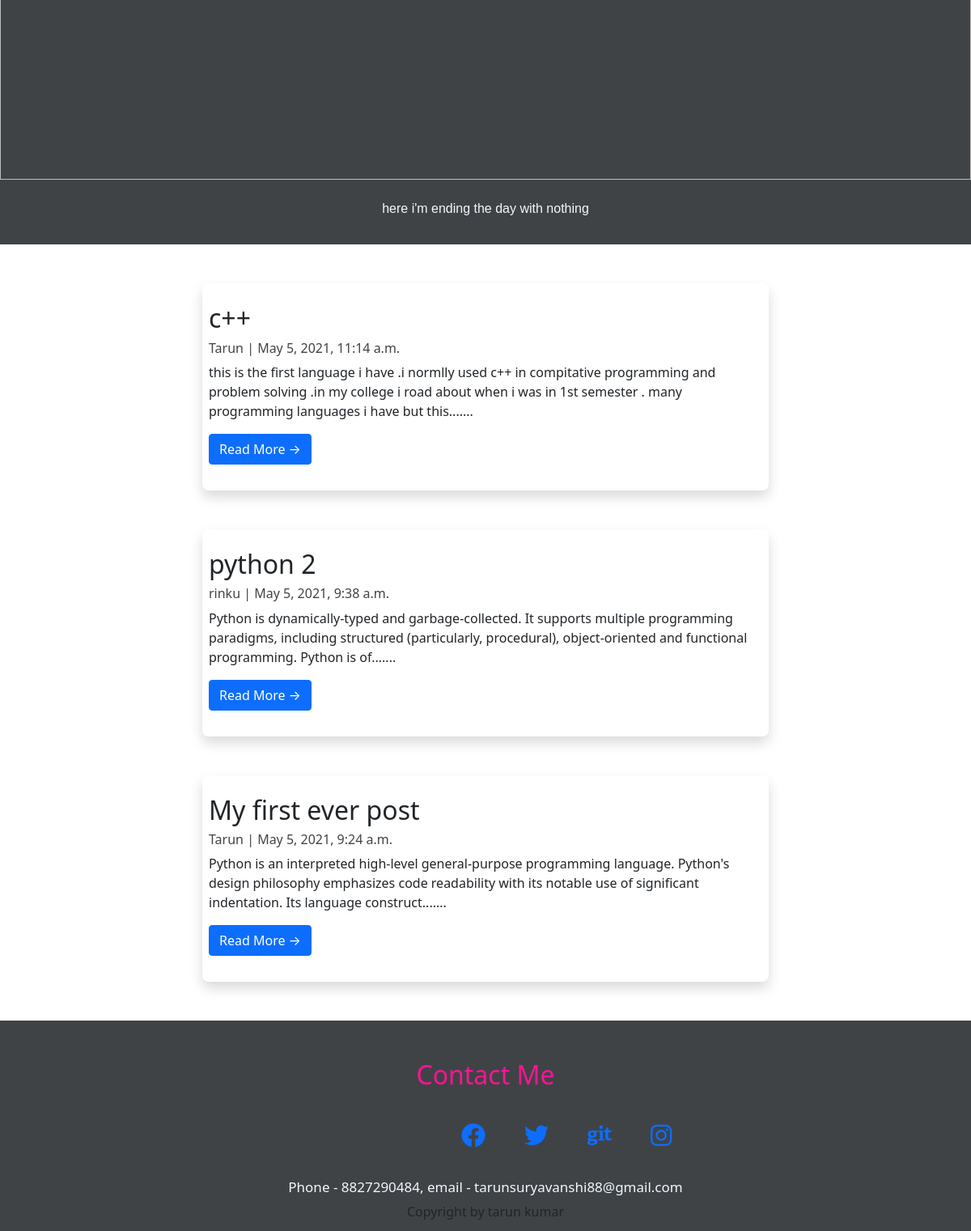
The app's page / (lower part), older data.
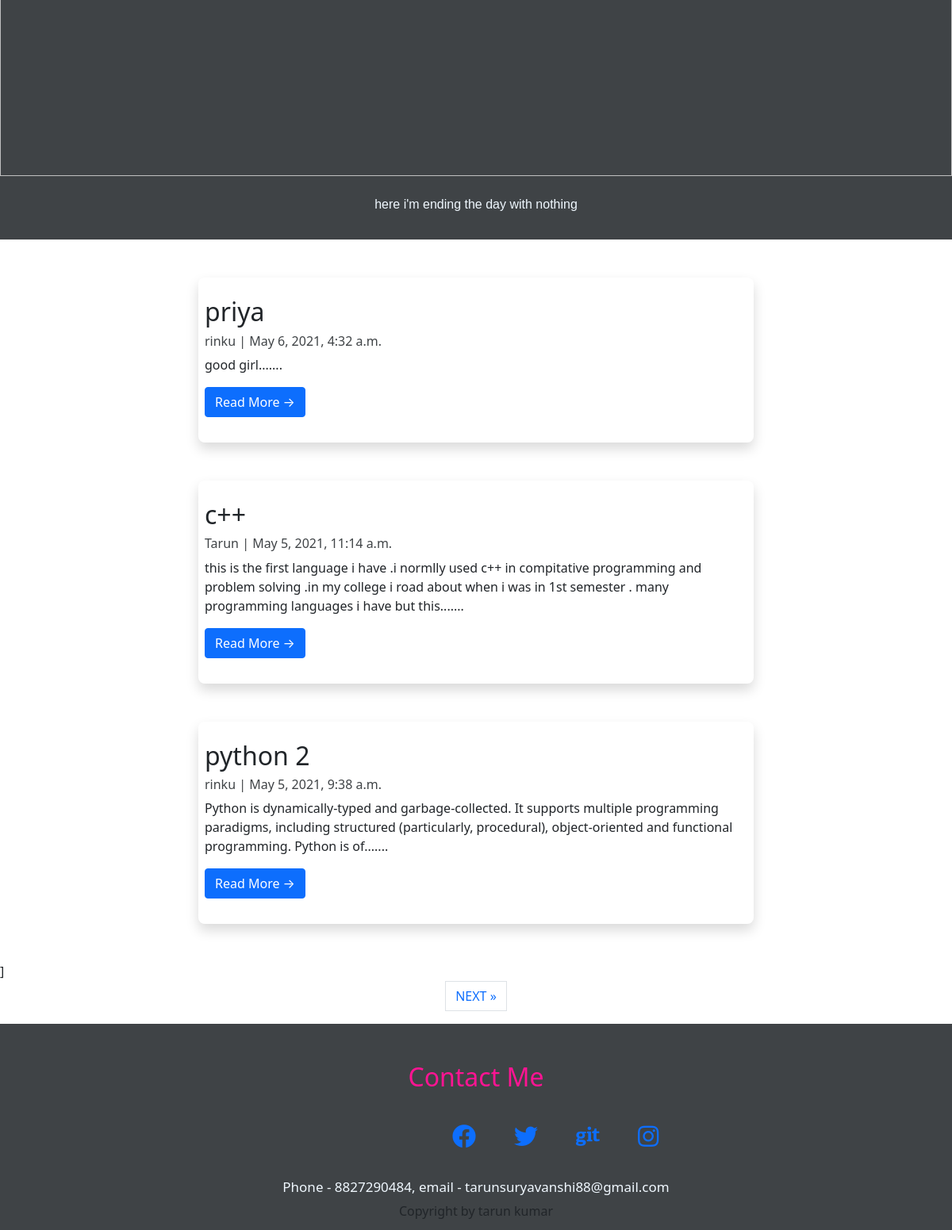
The same page, newer data.
### home/models.py (models this page shows, shortened)
class Post(models.Model):
    title = models.CharField( max_length=250,unique=True)
    slug = models.SlugField(max_length=200,unique=True)
    author = models.ForeignKey(User,on_delete = models.CASCADE, related_name='blog_posts')
    update_on = models.DateTimeField( auto_now=True)
    content = models.TextField()
    created_on = models.DateTimeField(auto_now_add=True)
    status = models.IntegerField(choices=STATUS,default=0)
    class Meta:
        ordering = ['-created_on']

### home/views.py (the view)
# urls.py: path('', views.PostList.as_view(), name='home'),
class PostList(generic.ListView):
    queryset = Post.objects.filter(status=1).order_by('-created_on')
    template_name = 'index.html'
    paginate_by = 3

### templates/index.html (shortened to what this page needs)
{% extends 'base.html' %} {% block content %}
<section id="home" class="my-info text-center container-fluid px-0 mx-0 py-3">
    <div class="">
        <img style="width: 100%; height: 760px;" src="https://images.unsplash.com/photo-1529465230221-a0d10e46fcbb?ixid=MnwxMjA3fDB8MHxwaG90by1wYWdlfHx8fGVufDB8fHx8&ixlib=rb-1.2.1&auto=format&fit=crop&w=1050&q=80" alt="">
    </div>
    <br>
    <p>here i'm ending the day with nothing</p>
</section>
<section class="blog " style="">
    {% for post in post_list %}
    <div class="container my-5 shadow p-2 ">
        <div class="row ">
            <div class=" left mt-3 mb-4 ">
                <h2>{{post.title}}</h2>
                <h6 style="color: #3f4346;">{{post.author}} | {{post.created_on}}</h6>
                <p>{{post.content|slice:":200 "}}.......</p>
                <a href="{% url 'post_detail' post.slug %} " class="btn btn-primary ">Read More &rarr;</a>
            </div>
        </div>
    </div>
    {% endfor %}
    {% if is_paginated %}
    <nav arial-lable="page navigation conatiner example"></nav>]
    <ul class="pagination justify-content-center">
         {% if page_obj.has_next %}
        <li><a href="?page={{ page_obj.next_page_number }}" class="page-link"> NEXT &raquo; </a></li>
        {% endif %}
    </ul>
    {% endif %}
</section>
{% endblock content %}

Row changes from the older to the newer data that the page shows:
no longer on this page (row unchanged): Post: title "My first ever post", author "Tarun", created_on "May 5, 2021, 9:24 a.m.", content "Python is an interpreted high-level general-purpose programming language. Python's design philosophy emphasizes code readability with its notable use of significant indentation. Its language construct"
added Post: title "priya", author "rinku", created_on "May 6, 2021, 4:32 a.m.", content "good girl"
Text that changed along with them:
text now shown: "] NEXT »"
